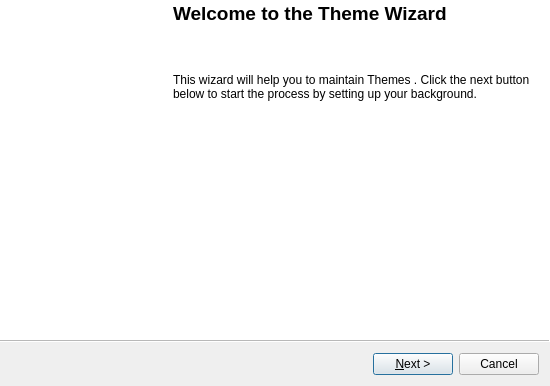
<?xml version="1.0" encoding="UTF-8"?>
<ui version="4.0">
 <class>ThemeWizard</class>
 <widget class="QWizard" name="ThemeWizard">
  <property name="geometry">
   <rect>
    <x>0</x>
    <y>0</y>
    <width>550</width>
    <height>386</height>
   </rect>
  </property>
  <property name="windowTitle">
   <string>Theme Wizard</string>
  </property>
  <property name="modal">
   <bool>true</bool>
  </property>
  <property name="wizardStyle">
   <enum>QWizard::ModernStyle</enum>
  </property>
  <property name="options">
   <set>QWizard::NoBackButtonOnStartPage</set>
  </property>
  <widget class="QWizardPage" name="welcomePage">
   <property name="title">
    <string/>
   </property>
   <property name="subTitle">
    <string/>
   </property>
   <layout class="QHBoxLayout" name="WelcomeLayout">
    <property name="spacing">
     <number>8</number>
    </property>
    <property name="margin">
     <number>0</number>
    </property>
    <item>
     <widget class="QLabel" name="importBibleImage">
      <property name="minimumSize">
       <size>
        <width>163</width>
        <height>0</height>
       </size>
      </property>
      <property name="maximumSize">
       <size>
        <width>163</width>
        <height>16777215</height>
       </size>
      </property>
      <property name="lineWidth">
       <number>0</number>
      </property>
      <property name="text">
       <string/>
      </property>
      <property name="pixmap">
       <pixmap resource="Projects/OpenLP/trunk/resources/images/openlp-2.qrc">:/wizards/wizard_importbible.bmp</pixmap>
      </property>
      <property name="indent">
       <number>0</number>
      </property>
     </widget>
    </item>
    <item>
     <layout class="QVBoxLayout" name="welcomePageLayout">
      <property name="spacing">
       <number>8</number>
      </property>
      <item>
       <widget class="QLabel" name="titleLabel">
        <property name="text">
         <string>&lt;!DOCTYPE HTML PUBLIC &quot;-//W3C//DTD HTML 4.0//EN&quot; &quot;http://www.w3.org/TR/REC-html40/strict.dtd&quot;&gt;
&lt;html&gt;&lt;head&gt;&lt;meta name=&quot;qrichtext&quot; content=&quot;1&quot; /&gt;&lt;style type=&quot;text/css&quot;&gt;
p, li { white-space: pre-wrap; }
&lt;/style&gt;&lt;/head&gt;&lt;body style=&quot; font-family:'Sans Serif'; font-size:9pt; font-weight:400; font-style:normal;&quot;&gt;
&lt;p style=&quot; margin-top:0px; margin-bottom:0px; margin-left:0px; margin-right:0px; -qt-block-indent:0; text-indent:0px;&quot;&gt;&lt;span style=&quot; font-size:14pt; font-weight:600;&quot;&gt;Welcome to the Theme Wizard&lt;/span&gt;&lt;/p&gt;&lt;/body&gt;&lt;/html&gt;</string>
        </property>
       </widget>
      </item>
      <item>
       <spacer name="welcomeTopSpacer">
        <property name="orientation">
         <enum>Qt::Vertical</enum>
        </property>
        <property name="sizeType">
         <enum>QSizePolicy::Fixed</enum>
        </property>
        <property name="sizeHint" stdset="0">
         <size>
          <width>20</width>
          <height>40</height>
         </size>
        </property>
       </spacer>
      </item>
      <item>
       <widget class="QLabel" name="informationLabel">
        <property name="text">
         <string>This wizard will help you to maintain Themes . Click the next button below to start the process by setting up your background.</string>
        </property>
        <property name="wordWrap">
         <bool>true</bool>
        </property>
        <property name="margin">
         <number>10</number>
        </property>
       </widget>
      </item>
      <item>
       <spacer name="welcomeBottomSpacer">
        <property name="orientation">
         <enum>Qt::Vertical</enum>
        </property>
        <property name="sizeHint" stdset="0">
         <size>
          <width>20</width>
          <height>40</height>
         </size>
        </property>
       </spacer>
      </item>
     </layout>
    </item>
   </layout>
  </widget>
  <widget class="QWizardPage" name="backgroundPage">
   <property name="title">
    <string>Set Up Background</string>
   </property>
   <property name="subTitle">
    <string>Set up your theme's background according to the parameters below.</string>
   </property>
   <layout class="QFormLayout" name="backgroundLayout">
    <property name="fieldGrowthPolicy">
     <enum>QFormLayout::ExpandingFieldsGrow</enum>
    </property>
    <property name="labelAlignment">
     <set>Qt::AlignRight|Qt::AlignTrailing|Qt::AlignVCenter</set>
    </property>
    <property name="horizontalSpacing">
     <number>8</number>
    </property>
    <property name="verticalSpacing">
     <number>8</number>
    </property>
    <property name="margin">
     <number>20</number>
    </property>
    <item row="0" column="0">
     <widget class="QLabel" name="backgroundTypeLabel">
      <property name="text">
       <string>Background type:</string>
      </property>
     </widget>
    </item>
    <item row="0" column="1">
     <widget class="QComboBox" name="backgroundTypeComboBox">
      <item>
       <property name="text">
        <string>Solid Color</string>
       </property>
      </item>
      <item>
       <property name="text">
        <string>Gradient</string>
       </property>
      </item>
      <item>
       <property name="text">
        <string>Image</string>
       </property>
      </item>
     </widget>
    </item>
    <item row="1" column="0">
     <widget class="QLabel" name="color1Label">
      <property name="text">
       <string>&lt;Color1&gt;</string>
      </property>
     </widget>
    </item>
    <item row="1" column="1">
     <widget class="QPushButton" name="color1PushButton">
      <property name="text">
       <string/>
      </property>
     </widget>
    </item>
    <item row="2" column="0">
     <widget class="QLabel" name="color2Label">
      <property name="text">
       <string>&lt;Color2&gt;</string>
      </property>
     </widget>
    </item>
    <item row="2" column="1">
     <widget class="QPushButton" name="color2PushButton">
      <property name="text">
       <string/>
      </property>
     </widget>
    </item>
    <item row="3" column="0">
     <widget class="QLabel" name="imageLabel">
      <property name="text">
       <string>Image:</string>
      </property>
     </widget>
    </item>
    <item row="3" column="1">
     <layout class="QHBoxLayout" name="imageLayout">
      <property name="spacing">
       <number>8</number>
      </property>
      <item>
       <widget class="QLineEdit" name="imageLineEdit"/>
      </item>
      <item>
       <widget class="QToolButton" name="imageBrowseButton">
        <property name="text">
         <string/>
        </property>
        <property name="icon">
         <iconset resource="Projects/OpenLP/trunk/resources/images/openlp-2.qrc">
          <normaloff>:/general/general_open.png</normaloff>:/general/general_open.png</iconset>
        </property>
       </widget>
      </item>
     </layout>
    </item>
    <item row="4" column="0">
     <widget class="QLabel" name="gradientLabel">
      <property name="text">
       <string>Gradient:</string>
      </property>
     </widget>
    </item>
    <item row="4" column="1">
     <widget class="QComboBox" name="gradientComboBox">
      <item>
       <property name="text">
        <string>Horizontal</string>
       </property>
      </item>
      <item>
       <property name="text">
        <string>Vertical</string>
       </property>
      </item>
      <item>
       <property name="text">
        <string>Circular</string>
       </property>
      </item>
     </widget>
    </item>
   </layout>
  </widget>
  <widget class="QWizardPage" name="mainAreaPage">
   <property name="title">
    <string>Main Area Font Details</string>
   </property>
   <property name="subTitle">
    <string>Define the font and display characteristics for the Display text</string>
   </property>
   <layout class="QFormLayout" name="mainAreaLayout">
    <property name="fieldGrowthPolicy">
     <enum>QFormLayout::ExpandingFieldsGrow</enum>
    </property>
    <property name="horizontalSpacing">
     <number>8</number>
    </property>
    <property name="verticalSpacing">
     <number>8</number>
    </property>
    <property name="leftMargin">
     <number>50</number>
    </property>
    <property name="topMargin">
     <number>20</number>
    </property>
    <property name="rightMargin">
     <number>20</number>
    </property>
    <property name="bottomMargin">
     <number>20</number>
    </property>
    <item row="0" column="0">
     <widget class="QLabel" name="mainFontLabel">
      <property name="text">
       <string>Font:</string>
      </property>
     </widget>
    </item>
    <item row="0" column="1">
     <widget class="QFontComboBox" name="mainFontComboBox"/>
    </item>
    <item row="1" column="0">
     <widget class="QLabel" name="mainColorLabel">
      <property name="text">
       <string>Color:</string>
      </property>
     </widget>
    </item>
    <item row="1" column="1">
     <widget class="QPushButton" name="mainColorPushButton">
      <property name="text">
       <string/>
      </property>
     </widget>
    </item>
    <item row="2" column="0">
     <widget class="QLabel" name="mainSizeLabel">
      <property name="text">
       <string>Size:</string>
      </property>
     </widget>
    </item>
    <item row="2" column="1">
     <layout class="QHBoxLayout" name="mainSizeLayout">
      <property name="spacing">
       <number>8</number>
      </property>
      <property name="margin">
       <number>0</number>
      </property>
      <item>
       <widget class="QSpinBox" name="mainSizeSpinBox">
        <property name="sizePolicy">
         <sizepolicy hsizetype="Minimum" vsizetype="Fixed">
          <horstretch>0</horstretch>
          <verstretch>0</verstretch>
         </sizepolicy>
        </property>
        <property name="minimumSize">
         <size>
          <width>70</width>
          <height>0</height>
         </size>
        </property>
        <property name="suffix">
         <string>pt</string>
        </property>
        <property name="maximum">
         <number>999</number>
        </property>
        <property name="value">
         <number>16</number>
        </property>
       </widget>
      </item>
      <item>
       <widget class="QLabel" name="mainLineCountLabel">
        <property name="text">
         <string>(%d lines per silde)</string>
        </property>
       </widget>
      </item>
     </layout>
    </item>
    <item row="3" column="0">
     <widget class="QCheckBox" name="mainOutlineCheckBox">
      <property name="text">
       <string>&amp;Outline:</string>
      </property>
     </widget>
    </item>
    <item row="3" column="1">
     <widget class="QPushButton" name="mainOutlineColorPushButton">
      <property name="enabled">
       <bool>false</bool>
      </property>
      <property name="text">
       <string/>
      </property>
     </widget>
    </item>
    <item row="4" column="0">
     <widget class="QCheckBox" name="mainShadowCheckBox">
      <property name="text">
       <string>&amp;Shadow:</string>
      </property>
     </widget>
    </item>
    <item row="4" column="1">
     <widget class="QPushButton" name="mainShadowColorPushButton">
      <property name="enabled">
       <bool>false</bool>
      </property>
      <property name="text">
       <string/>
      </property>
     </widget>
    </item>
   </layout>
  </widget>
  <widget class="QWizardPage" name="footerAreaPage">
   <property name="title">
    <string>Footer Area Font Details</string>
   </property>
   <property name="subTitle">
    <string>Define the font and display characteristics for the Footer text</string>
   </property>
   <layout class="QFormLayout" name="footerLayout">
    <property name="fieldGrowthPolicy">
     <enum>QFormLayout::ExpandingFieldsGrow</enum>
    </property>
    <property name="horizontalSpacing">
     <number>8</number>
    </property>
    <property name="verticalSpacing">
     <number>8</number>
    </property>
    <property name="leftMargin">
     <number>50</number>
    </property>
    <property name="topMargin">
     <number>20</number>
    </property>
    <property name="rightMargin">
     <number>20</number>
    </property>
    <property name="bottomMargin">
     <number>20</number>
    </property>
    <item row="0" column="0">
     <widget class="QLabel" name="footerFontLabel">
      <property name="text">
       <string>Font:</string>
      </property>
     </widget>
    </item>
    <item row="0" column="1">
     <widget class="QFontComboBox" name="footerFontComboBox"/>
    </item>
    <item row="1" column="0">
     <widget class="QLabel" name="footerColorLabel">
      <property name="text">
       <string>Color:</string>
      </property>
     </widget>
    </item>
    <item row="1" column="1">
     <widget class="QPushButton" name="footerColorPushButton">
      <property name="text">
       <string/>
      </property>
     </widget>
    </item>
    <item row="2" column="0">
     <widget class="QLabel" name="footerSizeLabel">
      <property name="text">
       <string>Size:</string>
      </property>
     </widget>
    </item>
    <item row="2" column="1">
     <widget class="QSpinBox" name="footerSizeSpinBox">
      <property name="sizePolicy">
       <sizepolicy hsizetype="Minimum" vsizetype="Fixed">
        <horstretch>0</horstretch>
        <verstretch>0</verstretch>
       </sizepolicy>
      </property>
      <property name="minimumSize">
       <size>
        <width>70</width>
        <height>0</height>
       </size>
      </property>
      <property name="suffix">
       <string>pt</string>
      </property>
      <property name="maximum">
       <number>999</number>
      </property>
      <property name="value">
       <number>10</number>
      </property>
     </widget>
    </item>
    <item row="3" column="0">
     <widget class="QCheckBox" name="footerOutlineCheckBox">
      <property name="text">
       <string>&amp;Outline:</string>
      </property>
     </widget>
    </item>
    <item row="3" column="1">
     <widget class="QPushButton" name="footerOutlineColorPushButton">
      <property name="enabled">
       <bool>false</bool>
      </property>
      <property name="text">
       <string/>
      </property>
     </widget>
    </item>
    <item row="4" column="0">
     <widget class="QCheckBox" name="footerShadowCheckBox">
      <property name="text">
       <string>&amp;Shadow:</string>
      </property>
     </widget>
    </item>
    <item row="4" column="1">
     <widget class="QPushButton" name="footerShadowColorPushButton">
      <property name="enabled">
       <bool>false</bool>
      </property>
      <property name="text">
       <string/>
      </property>
     </widget>
    </item>
   </layout>
  </widget>
  <widget class="QWizardPage" name="areaPositionPage">
   <property name="title">
    <string>Output Area Locations</string>
   </property>
   <property name="subTitle">
    <string>Allows you to change and move the Main and Footer areas.</string>
   </property>
   <layout class="QGridLayout" name="gridLayout_2">
    <property name="margin">
     <number>20</number>
    </property>
    <property name="spacing">
     <number>8</number>
    </property>
    <item row="1" column="0">
     <widget class="QGroupBox" name="mainPositionGroupBox">
      <property name="minimumSize">
       <size>
        <width>248</width>
        <height>0</height>
       </size>
      </property>
      <property name="title">
       <string>&amp;Main Area</string>
      </property>
      <layout class="QFormLayout" name="mainPositionLayout">
       <property name="horizontalSpacing">
        <number>8</number>
       </property>
       <property name="verticalSpacing">
        <number>8</number>
       </property>
       <property name="margin">
        <number>8</number>
       </property>
       <item row="0" column="1">
        <widget class="QCheckBox" name="mainDefaultPositionCheckBox">
         <property name="text">
          <string>&amp;Use default location</string>
         </property>
         <property name="checked">
          <bool>true</bool>
         </property>
         <property name="tristate">
          <bool>false</bool>
         </property>
        </widget>
       </item>
       <item row="1" column="0">
        <widget class="QLabel" name="nainXLabel">
         <property name="text">
          <string>X position:</string>
         </property>
        </widget>
       </item>
       <item row="1" column="1">
        <widget class="QSpinBox" name="mainXSpinBox">
         <property name="enabled">
          <bool>false</bool>
         </property>
         <property name="sizePolicy">
          <sizepolicy hsizetype="Minimum" vsizetype="Fixed">
           <horstretch>0</horstretch>
           <verstretch>0</verstretch>
          </sizepolicy>
         </property>
         <property name="minimumSize">
          <size>
           <width>78</width>
           <height>0</height>
          </size>
         </property>
         <property name="suffix">
          <string>px</string>
         </property>
         <property name="maximum">
          <number>9999</number>
         </property>
         <property name="value">
          <number>0</number>
         </property>
        </widget>
       </item>
       <item row="2" column="1">
        <widget class="QSpinBox" name="mainYSpinBox">
         <property name="enabled">
          <bool>false</bool>
         </property>
         <property name="sizePolicy">
          <sizepolicy hsizetype="Minimum" vsizetype="Fixed">
           <horstretch>0</horstretch>
           <verstretch>0</verstretch>
          </sizepolicy>
         </property>
         <property name="minimumSize">
          <size>
           <width>78</width>
           <height>0</height>
          </size>
         </property>
         <property name="suffix">
          <string>px</string>
         </property>
         <property name="maximum">
          <number>9999</number>
         </property>
        </widget>
       </item>
       <item row="2" column="0">
        <widget class="QLabel" name="mainYLabel">
         <property name="text">
          <string>Y position:</string>
         </property>
        </widget>
       </item>
       <item row="3" column="1">
        <widget class="QSpinBox" name="mainWidthSpinBox">
         <property name="enabled">
          <bool>false</bool>
         </property>
         <property name="sizePolicy">
          <sizepolicy hsizetype="Minimum" vsizetype="Fixed">
           <horstretch>0</horstretch>
           <verstretch>0</verstretch>
          </sizepolicy>
         </property>
         <property name="minimumSize">
          <size>
           <width>78</width>
           <height>0</height>
          </size>
         </property>
         <property name="suffix">
          <string>px</string>
         </property>
         <property name="maximum">
          <number>9999</number>
         </property>
        </widget>
       </item>
       <item row="3" column="0">
        <widget class="QLabel" name="mainWidthLabel">
         <property name="text">
          <string>Width:</string>
         </property>
        </widget>
       </item>
       <item row="4" column="1">
        <widget class="QSpinBox" name="mainHeightSpinBox">
         <property name="enabled">
          <bool>false</bool>
         </property>
         <property name="sizePolicy">
          <sizepolicy hsizetype="Minimum" vsizetype="Fixed">
           <horstretch>0</horstretch>
           <verstretch>0</verstretch>
          </sizepolicy>
         </property>
         <property name="minimumSize">
          <size>
           <width>78</width>
           <height>0</height>
          </size>
         </property>
         <property name="suffix">
          <string>px</string>
         </property>
         <property name="maximum">
          <number>9999</number>
         </property>
        </widget>
       </item>
       <item row="4" column="0">
        <widget class="QLabel" name="mainHeightLabel">
         <property name="text">
          <string>Height:</string>
         </property>
        </widget>
       </item>
      </layout>
     </widget>
    </item>
    <item row="1" column="1">
     <widget class="QGroupBox" name="footerPositionGroupBox">
      <property name="minimumSize">
       <size>
        <width>248</width>
        <height>0</height>
       </size>
      </property>
      <property name="title">
       <string>Footer Area</string>
      </property>
      <layout class="QFormLayout" name="footerPositionLayout">
       <property name="horizontalSpacing">
        <number>8</number>
       </property>
       <property name="verticalSpacing">
        <number>8</number>
       </property>
       <property name="margin">
        <number>8</number>
       </property>
       <item row="1" column="0">
        <widget class="QLabel" name="footerXLabel">
         <property name="text">
          <string>X position:</string>
         </property>
        </widget>
       </item>
       <item row="1" column="1">
        <widget class="QSpinBox" name="footerXSpinBox">
         <property name="enabled">
          <bool>false</bool>
         </property>
         <property name="sizePolicy">
          <sizepolicy hsizetype="Minimum" vsizetype="Fixed">
           <horstretch>0</horstretch>
           <verstretch>0</verstretch>
          </sizepolicy>
         </property>
         <property name="minimumSize">
          <size>
           <width>78</width>
           <height>0</height>
          </size>
         </property>
         <property name="suffix">
          <string>px</string>
         </property>
         <property name="maximum">
          <number>9999</number>
         </property>
         <property name="value">
          <number>0</number>
         </property>
        </widget>
       </item>
       <item row="2" column="0">
        <widget class="QLabel" name="footerYLabel">
         <property name="text">
          <string>Y position:</string>
         </property>
        </widget>
       </item>
       <item row="2" column="1">
        <widget class="QSpinBox" name="footerYSpinBox">
         <property name="enabled">
          <bool>false</bool>
         </property>
         <property name="sizePolicy">
          <sizepolicy hsizetype="Minimum" vsizetype="Fixed">
           <horstretch>0</horstretch>
           <verstretch>0</verstretch>
          </sizepolicy>
         </property>
         <property name="minimumSize">
          <size>
           <width>78</width>
           <height>0</height>
          </size>
         </property>
         <property name="suffix">
          <string>px</string>
         </property>
         <property name="maximum">
          <number>9999</number>
         </property>
         <property name="value">
          <number>0</number>
         </property>
        </widget>
       </item>
       <item row="3" column="0">
        <widget class="QLabel" name="footerWidthLabel">
         <property name="text">
          <string>Width:</string>
         </property>
        </widget>
       </item>
       <item row="3" column="1">
        <widget class="QSpinBox" name="footerWidthSpinBox">
         <property name="enabled">
          <bool>false</bool>
         </property>
         <property name="minimumSize">
          <size>
           <width>78</width>
           <height>0</height>
          </size>
         </property>
         <property name="suffix">
          <string>px</string>
         </property>
         <property name="maximum">
          <number>9999</number>
         </property>
        </widget>
       </item>
       <item row="4" column="0">
        <widget class="QLabel" name="footerHeightLabel">
         <property name="text">
          <string>Height:</string>
         </property>
        </widget>
       </item>
       <item row="4" column="1">
        <widget class="QSpinBox" name="footerHeightSpinBox">
         <property name="enabled">
          <bool>false</bool>
         </property>
         <property name="minimumSize">
          <size>
           <width>78</width>
           <height>0</height>
          </size>
         </property>
         <property name="suffix">
          <string>px</string>
         </property>
         <property name="maximum">
          <number>9999</number>
         </property>
        </widget>
       </item>
       <item row="0" column="1">
        <widget class="QCheckBox" name="footerDefaultPositionCheckBox">
         <property name="text">
          <string>Use default location</string>
         </property>
         <property name="checked">
          <bool>true</bool>
         </property>
        </widget>
       </item>
      </layout>
     </widget>
    </item>
   </layout>
  </widget>
  <widget class="QWizardPage" name="previewPage">
   <property name="title">
    <string>Save and Preview</string>
   </property>
   <property name="subTitle">
    <string>View the theme and save it replacing the current one or change the name to create a new theme</string>
   </property>
   <layout class="QGridLayout" name="previewLayout">
    <property name="margin">
     <number>20</number>
    </property>
    <property name="spacing">
     <number>8</number>
    </property>
    <item row="0" column="0">
     <widget class="QLabel" name="themeNameLabel">
      <property name="text">
       <string>Theme name:</string>
      </property>
      <property name="textFormat">
       <enum>Qt::PlainText</enum>
      </property>
      <property name="buddy">
       <cstring>themeNameEdit</cstring>
      </property>
     </widget>
    </item>
    <item row="2" column="0" colspan="2">
     <widget class="QLabel" name="previewLabel">
      <property name="text">
       <string>Preview</string>
      </property>
      <property name="alignment">
       <set>Qt::AlignCenter</set>
      </property>
     </widget>
    </item>
    <item row="0" column="1">
     <widget class="QLineEdit" name="themeNameEdit"/>
    </item>
    <item row="3" column="0" colspan="2">
     <layout class="QHBoxLayout" name="previewBoxLayout">
      <property name="spacing">
       <number>0</number>
      </property>
      <property name="leftMargin">
       <number>0</number>
      </property>
      <property name="topMargin">
       <number>0</number>
      </property>
      <item>
       <spacer name="leftSpacer">
        <property name="orientation">
         <enum>Qt::Horizontal</enum>
        </property>
        <property name="sizeHint" stdset="0">
         <size>
          <width>40</width>
          <height>20</height>
         </size>
        </property>
       </spacer>
      </item>
      <item>
       <widget class="QLabel" name="previewBoxLabel">
        <property name="sizePolicy">
         <sizepolicy hsizetype="Fixed" vsizetype="Fixed">
          <horstretch>0</horstretch>
          <verstretch>0</verstretch>
         </sizepolicy>
        </property>
        <property name="minimumSize">
         <size>
          <width>300</width>
          <height>200</height>
         </size>
        </property>
        <property name="frameShape">
         <enum>QFrame::WinPanel</enum>
        </property>
        <property name="frameShadow">
         <enum>QFrame::Sunken</enum>
        </property>
        <property name="lineWidth">
         <number>1</number>
        </property>
        <property name="text">
         <string/>
        </property>
        <property name="scaledContents">
         <bool>true</bool>
        </property>
       </widget>
      </item>
      <item>
       <spacer name="rightSpacer">
        <property name="orientation">
         <enum>Qt::Horizontal</enum>
        </property>
        <property name="sizeHint" stdset="0">
         <size>
          <width>40</width>
          <height>20</height>
         </size>
        </property>
       </spacer>
      </item>
     </layout>
    </item>
   </layout>
  </widget>
 </widget>
 <resources>
  <include location="Projects/OpenLP/trunk/resources/images/openlp-2.qrc"/>
  <include location="Projects/OpenLP/trunk/resources/images/openlp-2.qrc"/>
 </resources>
 <connections/>
</ui>
